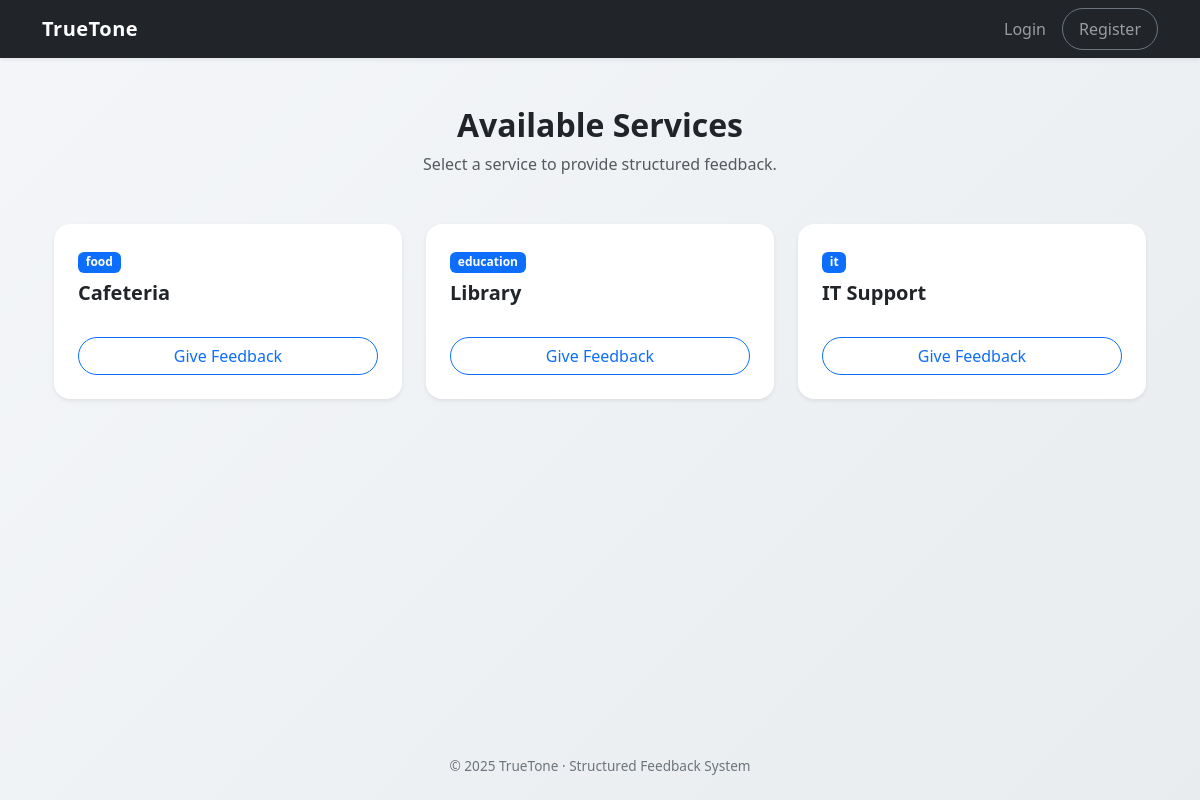
Page /services/ on the committed database.
### services/models.py (models this page shows, shortened)
class Service(models.Model):
    SERVICE_CATEGORIES = [
        ('education', 'Eğitim'),
        ('food', 'Beslenme/Yemek'),
        ('facility', 'Tesis/Altyapı'),
        ('it', 'Bilgi İşlem'),
    ]
    name = models.CharField(max_length=100)
    category = models.CharField(max_length=50, choices=SERVICE_CATEGORIES)
    description = models.TextField()
    owner = models.ForeignKey(
        settings.AUTH_USER_MODEL,
        on_delete=models.CASCADE,
        related_name='managed_services'
    )

### services/views.py (the view)
# urls.py: path('', views.service_list, name='service_list'),
def service_list(request):
    services = Service.objects.all()
    return render(request, 'services/service_list.html', {'services': services})

### services/templates/services/service_list.html (shortened to what this page needs)
{% extends "base.html" %}
{% block content %}
<div class="container">
    <div class="text-center mb-5">
        <h2 class="fw-bold">Available Services</h2>
        <p class="text-muted">Select a service to provide structured feedback.</p>
    </div>
    <div class="row g-4">
        {% for service in services %}
        <div class="col-md-4">
            <div class="card h-100 shadow-sm border-0 rounded-4 transition-hover">
                <div class="card-body p-4">
                    <div class="badge bg-primary mb-2">{{ service.category }}</div> <h5 class="card-title fw-bold">{{ service.name }}</h5> <p class="card-text text-muted small">{{ service.short_description }}</p> </div>
                <div class="card-footer bg-transparent border-0 p-4 pt-0">
                    <a href="{% url 'feedback:submit_feedback' service.id %}" class="btn btn-outline-primary w-100 rounded-pill">
                        Give Feedback
                    </a>
                </div>
            </div>
        </div>
        {% empty %}
        <div class="col-12 text-center">
            <p class="text-muted">No services available at the moment.</p>
        </div>
        {% endfor %}
    </div>
</div>
{% endblock %}

### templates/base.html (style rules this page uses)
body { background: linear-gradient(135deg, #f4f6f9, #e9ecef); min-height: 100vh; }

### services/templates/services/service_list.html (style rules this page uses)
.transition-hover { transition: transform 0.2s ease, shadow 0.2s ease; }

### rows in the picture
Service: category "food", name "Cafeteria"
Service: category "education", name "Library"
Service: category "it", name "IT Support"
